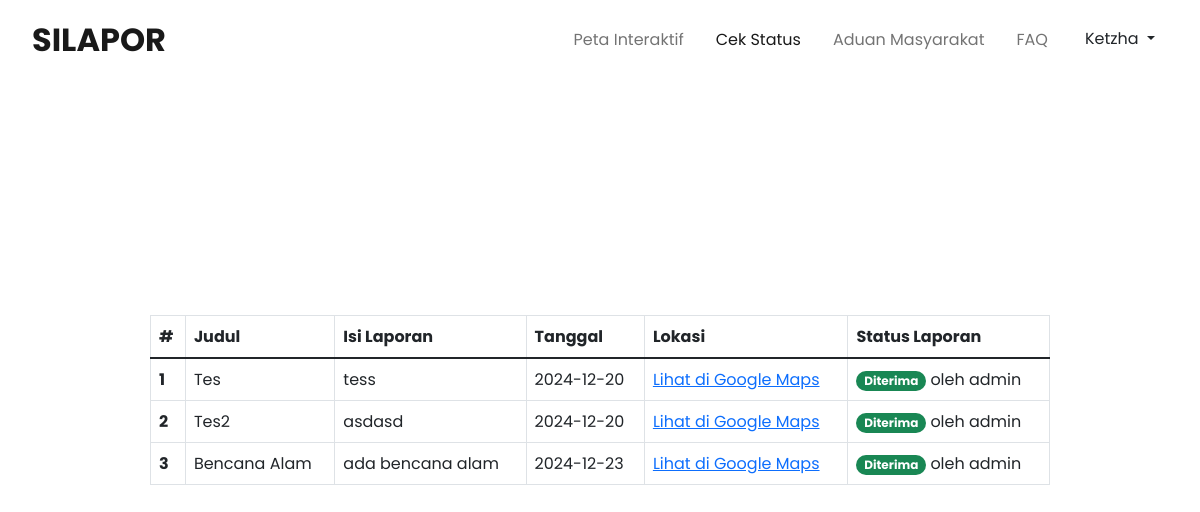
/statusCheck.php (signed in), run on the app's committed database.
### tables this page shows
CREATE TABLE `pengaduan` (
  `id_pengaduan` int(11) NOT NULL,
  `judul_pengaduan` varchar(255) NOT NULL,
  `isi_pengaduan` text NOT NULL,
  `tanggal_pengaduan` date NOT NULL,
  `longitude` varchar(255) NOT NULL,
  `latitude` varchar(255) NOT NULL,
  `foto` blob NOT NULL,
  `status` enum('0','proses','selesai') NOT NULL DEFAULT 'proses',
  `id_masyarakat` int(11) NOT NULL,
  `id_kategori` int(11) NOT NULL,
  `id_petugas` int(11) NOT NULL DEFAULT 1
);

CREATE TABLE `petugas` (
  `id_petugas` int(11) NOT NULL,
  `email` varchar(255) NOT NULL,
  `username` varchar(255) NOT NULL,
  `password` varchar(255) NOT NULL,
  `nama_petugas` varchar(255) NOT NULL,
  `level` enum('admin','petugas') NOT NULL
);

### statusCheck.php (the view, shortened to what this page needs)
<?php
include 'redirect.php';
?>
<html lang="en">
	<head>
		<link
			rel="stylesheet"
			href="https://unpkg.com/leaflet@1.7.1/dist/leaflet.css"
		/>
		<link
			href="https://cdn.jsdelivr.net/npm/bootstrap@5.1.3/dist/css/bootstrap.min.css"
			rel="stylesheet"
		/>
		<link href="assets/css/all.min.css" rel="stylesheet" />
	</head>
	<body>
		<nav class="navbar fixed-top navbar-expand-lg navbar-light">
			<span
				><a class="navbar-brand" href="dashboard.php">
					SILAPOR
				</a></span
			>
			<div class="collapse navbar-collapse">
				<ul class="navbar-nav ms-auto">
					<li class="nav-item">
						<a class="nav-link" href="map.php"> Peta Interaktif </a>
					</li>
					<li class="nav-item">
						<a class="nav-link active" href="statusCheck.php">
							Cek Status
						</a>
					</li>
					<li class="nav-item">
						<a class="nav-link" href="dashboard.php#review">
							Aduan Masyarakat
						</a>
					</li>
					<li class="nav-item">
						<a class="nav-link" href="dashboard.php#faqAccordion1">
							FAQ
						</a>
					</li>
					<li class="nav-item dropdown">
						<div class="dropdown">
							<button
								class="btn dropdown-toggle"
								type="button"
								id="dropdownMenuButton"
								data-bs-toggle="dropdown"
								aria-expanded="false"
							>
								<?php echo $_SESSION['username']; ?>
							</button>
						</div>
					</li>
				</ul>
			</div>
		</nav>
		<table class="table table-bordered">
			<thead>
				<tr>
					<th scope="col">#</th>
					<th scope="col">Judul</th>
					<th scope="col">Isi Laporan</th>
					<th scope="col">Tanggal</th>
					<th scope="col">Lokasi</th>
					<th scope="col">Status Laporan</th>
				</tr>
			</thead>
			<tbody>
				<?php
				$no = 1;
				$id = $_SESSION['id'];
				$query = "SELECT * FROM pengaduan JOIN petugas ON pengaduan.id_petugas = petugas.id_petugas WHERE id_masyarakat = '$id'";
				$result = mysqli_query($conn, $query);
				while ($row = mysqli_fetch_array($result)) {
					?>
					<tr>
						<?php
						$lokasi = "https://www.google.com/maps/search/?api=1&query=" . $row['latitude'] . "," . $row['longitude'];
						?>
						<th scope="row"><?php echo $no++; ?></th>
						<td><?php echo $row['judul_pengaduan']; ?></td>
						<td><?php echo $row['isi_pengaduan']; ?></td>
						<td><?php echo $row['tanggal_pengaduan']; ?></td>
						<td><a href="<?php echo $lokasi?>">Lihat di Google Maps</a></td>
						<?php
						if ($row['status'] == '0') {
							?>
							<td><span class="badge rounded-pill bg-danger">Ditolak</span></td>
							<?php
						} else if ($row['status'] == 'proses') {
							?>
							<td><span class="badge rounded-pill bg-warning text-dark">Diproses</span><p></td>
							<?php
						} else {
							?>
							<td><span class="badge rounded-pill bg-success">Diterima</span> oleh <?php echo $row['nama_petugas']; ?></td>
							<?php
						}
						?>
					</tr>
					<?php
				}
				?>
			</tbody>
		</table>
	</body>
</html>

### statusCheck.php (style rules this page uses)
body { display: flex; justify-content: center; align-items: center; height: 100vh; font-family: "Poppins", sans-serif; background-color: #ffffff; color: #333333; }
.navbar { padding: 1rem 2rem; background-color: #ffffff; }
.navbar span { color: #6c63ff; }
.navbar-brand { font-weight: bold; font-size: 2rem; }
.navbar-nav .nav-link { margin-right: 1rem; }
.table { width: 75%; margin: auto; }

### data on the page
pengaduan: judul_pengaduan "Tes", isi_pengaduan "tess", tanggal_pengaduan "2024-12-20", id_petugas.nama_petugas "admin"
pengaduan: judul_pengaduan "Tes2", isi_pengaduan "asdasd", tanggal_pengaduan "2024-12-20", id_petugas.nama_petugas "admin"
pengaduan: judul_pengaduan "Bencana Alam", isi_pengaduan "ada bencana alam", tanggal_pengaduan "2024-12-23", id_petugas.nama_petugas "admin"

### other printed values
$_SESSION['username'] "Ketzha"
